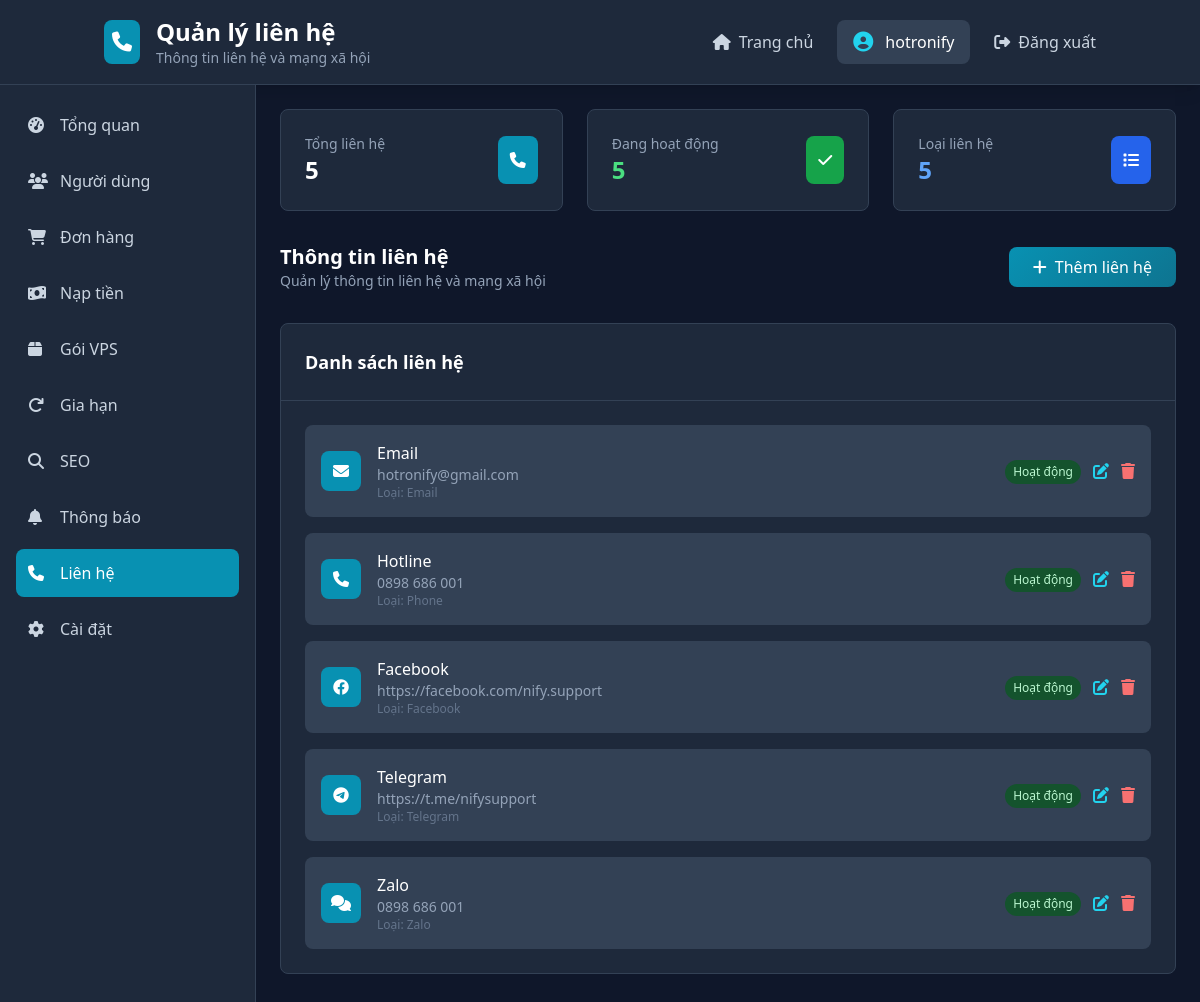
The app's page /admin/contact.php (signed in) with its own data.
### tables this page shows
CREATE TABLE `contact_settings` (
  `id` int(11) NOT NULL,
  `contact_type` varchar(50) NOT NULL,
  `contact_value` varchar(255) NOT NULL,
  `display_name` varchar(100) DEFAULT NULL,
  `icon` varchar(50) DEFAULT NULL,
  `is_active` tinyint(1) DEFAULT 1,
  `sort_order` int(11) DEFAULT 0,
  `created_at` timestamp NULL DEFAULT current_timestamp(),
  `updated_at` timestamp NULL DEFAULT current_timestamp() ON UPDATE current_timestamp()
);

### database.php (called while the page is built, shortened)
<?php
$servername = "139.99.44.189";
$username = "arownebv5xy_database";
$password = "arownebv5xy_database";
$dbname = "arownebv5xy_database";
$conn = new mysqli($servername, $username, $password, $dbname);
$conn->set_charset("utf8mb4");
function executeQuery($sql, $params = []) {
    global $conn;
    $stmt = $conn->prepare($sql);
    $stmt->execute();
    return $stmt;
}
function fetchAll($sql, $params = []) {
    $stmt = executeQuery($sql, $params);
    $result = $stmt->get_result();
    return $result->fetch_all(MYSQLI_ASSOC);
}
?>

### admin/contact.php (the view, shortened to what this page needs)
<?php
require_once '../database.php';
$contacts = fetchAll("SELECT * FROM contact_settings ORDER BY sort_order ASC, id ASC");
?>
<!DOCTYPE html>
<html lang="vi">
<head>
    <script src="https://cdn.tailwindcss.com"></script>
    <link rel="stylesheet" href="https://cdnjs.cloudflare.com/ajax/libs/font-awesome/6.4.0/css/all.min.css">
</head>
<body class="dark-theme min-h-screen">
    <header class="bg-slate-800 border-b border-slate-700 shadow-lg">
        <div class="container mx-auto px-4 py-4">
            <div class="flex justify-between items-center">
                <div class="flex items-center space-x-4">
                    <div class="bg-cyan-600 p-2 rounded-lg">
                        <i class="fas fa-phone text-white text-xl"></i>
                    </div>
                    <div>
                        <h1 class="text-2xl font-bold text-white">Quản lý liên hệ</h1>
                        <p class="text-slate-400 text-sm">Thông tin liên hệ và mạng xã hội</p>
                    </div>
                </div>
                <div class="flex items-center space-x-6">
                    <a href="../index.php" class="text-slate-300 hover:text-cyan-400 transition flex items-center space-x-2">
                        <i class="fas fa-home"></i>
                        <span>Trang chủ</span>
                    </a>
                    <div class="flex items-center space-x-3 bg-slate-700 px-4 py-2 rounded-lg">
                        <i class="fas fa-user-circle text-cyan-400 text-xl"></i>
                        <span class="text-white font-medium"><?= htmlspecialchars($_SESSION['username']) ?></span>
                    </div>
                    <a href="../logout.php" class="text-slate-300 hover:text-red-400 transition flex items-center space-x-2">
                        <i class="fas fa-sign-out-alt"></i>
                        <span>Đăng xuất</span>
                    </a>
                </div>
            </div>
        </div>
    </header>
    <div class="flex">
        <aside class="w-64 sidebar-dark min-h-screen">
            <nav class="p-4">
                <ul class="space-y-2">
                    <li>
                        <a href="index.php" class="flex items-center space-x-3 text-slate-300 hover:bg-slate-700 hover:text-cyan-400 p-3 rounded-lg transition">
                            <i class="fas fa-tachometer-alt w-5"></i>
                            <span>Tổng quan</span>
                        </a>
                    </li>
                    <li>
                        <a href="users.php" class="flex items-center space-x-3 text-slate-300 hover:bg-slate-700 hover:text-cyan-400 p-3 rounded-lg transition">
                            <i class="fas fa-users w-5"></i>
                            <span>Người dùng</span>
                        </a>
                    </li>
                    <li>
                        <a href="orders.php" class="flex items-center space-x-3 text-slate-300 hover:bg-slate-700 hover:text-cyan-400 p-3 rounded-lg transition">
                            <i class="fas fa-shopping-cart w-5"></i>
                            <span>Đơn hàng</span>
                        </a>
                    </li>
                    <li>
                        <a href="deposits.php" class="flex items-center space-x-3 text-slate-300 hover:bg-slate-700 hover:text-cyan-400 p-3 rounded-lg transition">
                            <i class="fas fa-money-bill-wave w-5"></i>
                            <span>Nạp tiền</span>
                        </a>
                    </li>
                    <li>
                        <a href="packages.php" class="flex items-center space-x-3 text-slate-300 hover:bg-slate-700 hover:text-cyan-400 p-3 rounded-lg transition">
                            <i class="fas fa-box w-5"></i>
                            <span>Gói VPS</span>
                        </a>
                    </li>
                    <li>
                        <a href="renewals.php" class="flex items-center space-x-3 text-slate-300 hover:bg-slate-700 hover:text-cyan-400 p-3 rounded-lg transition">
                            <i class="fas fa-redo w-5"></i>
                            <span>Gia hạn</span>
                        </a>
                    </li>
                    <li>
                        <a href="seo.php" class="flex items-center space-x-3 text-slate-300 hover:bg-slate-700 hover:text-cyan-400 p-3 rounded-lg transition">
                            <i class="fas fa-search w-5"></i>
                            <span>SEO</span>
                        </a>
                    </li>
                    <li>
                        <a href="notifications.php" class="flex items-center space-x-3 text-slate-300 hover:bg-slate-700 hover:text-cyan-400 p-3 rounded-lg transition">
                            <i class="fas fa-bell w-5"></i>
                            <span>Thông báo</span>
                        </a>
                    </li>
                    <li>
                        <a href="contact.php" class="flex items-center space-x-3 bg-cyan-600 text-white p-3 rounded-lg">
                            <i class="fas fa-phone w-5"></i>
                            <span>Liên hệ</span>
                        </a>
                    </li>
                    <li>
                        <a href="settings.php" class="flex items-center space-x-3 text-slate-300 hover:bg-slate-700 hover:text-cyan-400 p-3 rounded-lg transition">
                            <i class="fas fa-cog w-5"></i>
                            <span>Cài đặt</span>
                        </a>
                    </li>
                </ul>
            </nav>
        </aside>
        <main class="flex-1 p-6">
            <div class="grid grid-cols-1 md:grid-cols-3 gap-6 mb-8">
                <div class="card-dark rounded-lg p-6">
                    <div class="flex items-center justify-between">
                        <div>
                            <p class="text-slate-400 text-sm">Tổng liên hệ</p>
                            <p class="text-2xl font-bold text-white"><?= number_format(count($contacts)) ?></p>
                        </div>
                        <div class="bg-cyan-600 p-3 rounded-lg">
                            <i class="fas fa-phone text-white"></i>
                        </div>
                    </div>
                </div>
                <?php
                $activeCount = count(array_filter($contacts, fn($c) => $c['is_active']));
                ?>
                <div class="card-dark rounded-lg p-6">
                    <div class="flex items-center justify-between">
                        <div>
                            <p class="text-slate-400 text-sm">Đang hoạt động</p>
                            <p class="text-2xl font-bold text-green-400"><?= number_format($activeCount) ?></p>
                        </div>
                        <div class="bg-green-600 p-3 rounded-lg">
                            <i class="fas fa-check text-white"></i>
                        </div>
                    </div>
                </div>
                <div class="card-dark rounded-lg p-6">
                    <div class="flex items-center justify-between">
                        <div>
                            <p class="text-slate-400 text-sm">Loại liên hệ</p>
                            <p class="text-2xl font-bold text-blue-400"><?= number_format(count(array_unique(array_column($contacts, 'contact_type')))) ?></p>
                        </div>
                        <div class="bg-blue-600 p-3 rounded-lg">
                            <i class="fas fa-list text-white"></i>
                        </div>
                    </div>
                </div>
            </div>
            <div class="mb-8 flex justify-between items-center">
                <div>
                    <h2 class="text-xl font-semibold text-white">Thông tin liên hệ</h2>
                    <p class="text-slate-400 text-sm">Quản lý thông tin liên hệ và mạng xã hội</p>
                </div>
                <button onclick="showAddModal()"
                        class="btn-primary text-white py-2 px-6 rounded-lg font-medium transition flex items-center space-x-2">
                    <i class="fas fa-plus"></i>
                    <span>Thêm liên hệ</span>
                </button>
            </div>
            <div class="card-dark rounded-lg overflow-hidden">
                <div class="p-6 border-b border-slate-700">
                    <h3 class="text-lg font-semibold text-white">Danh sách liên hệ</h3>
                </div>
                <div class="p-6 space-y-4">
                    <?php if (empty($contacts)): ?>
                        <div class="text-center py-8 text-slate-400">
                            <i class="fas fa-phone text-4xl mb-3"></i>
                            <p>Chưa có thông tin liên hệ nào</p>
                        </div>
                    <?php else: ?>
                        <?php foreach ($contacts as $contact): ?>
                            <div class="bg-slate-700 rounded-lg p-4 flex items-center justify-between">
                                <div class="flex items-center space-x-4">
                                    <div class="w-10 h-10 bg-cyan-600 rounded-lg flex items-center justify-center">
                                        <i class="<?= $contact['icon'] ?> text-white"></i>
                                    </div>
                                    <div>
                                        <div class="font-medium text-white"><?= htmlspecialchars($contact['display_name']) ?></div>
                                        <div class="text-sm text-slate-400"><?= htmlspecialchars($contact['contact_value']) ?></div>
                                        <div class="text-xs text-slate-500">Loại: <?= ucfirst($contact['contact_type']) ?></div>
                                    </div>
                                </div>
                                <div class="flex items-center space-x-3">
                                    <form method="POST" class="inline">
                                        <button type="submit" class="inline-flex items-center">
                                            <span class="px-2 py-1 text-xs font-medium rounded-full
                                                <?= $contact['is_active'] ? 'bg-green-900 text-green-200' : 'bg-red-900 text-red-200' ?>">
                                                <?= $contact['is_active'] ? 'Hoạt động' : 'Đã khóa' ?>
                                            </span>
                                        </button>
                                    </form>
                                    <button onclick="editContact(<?= htmlspecialchars(json_encode($contact)) ?>)"
                                            class="text-cyan-400 hover:text-cyan-300 transition">
                                        <i class="fas fa-edit"></i>
                                    </button>
                                    <form method="POST" class="inline" onsubmit="return confirm('Xóa liên hệ này?')">
                                        <button type="submit" class="text-red-400 hover:text-red-300 transition">
                                            <i class="fas fa-trash"></i>
                                        </button>
                                    </form>
                                </div>
                            </div>
                        <?php endforeach; ?>
                    <?php endif; ?>
                </div>
            </div>
        </main>
    </div>
</body>
</html>
<?php
$content = ob_get_clean();
echo $content;
?>

### admin/contact.php (style rules this page uses)
.dark-theme { background: #0f172a; color: #e2e8f0; }
.sidebar-dark { background: #1e293b; border-right: 1px solid #334155; }
.card-dark { background: #1e293b; border: 1px solid #334155; }
.btn-primary { background: linear-gradient(135deg, #0891b2 0%, #0e7490 100%); }

### records on screen
contact_settings: display_name "Email", contact_value "hotronify@gmail.com", contact_type "Email", is_active "Hoạt động"
contact_settings: display_name "Hotline", contact_value "0898 686 001", contact_type "Phone", is_active "Hoạt động"
contact_settings: display_name "Facebook", contact_value "https://facebook.com/nify.support", contact_type "Facebook", is_active "Hoạt động"
contact_settings: display_name "Telegram", contact_value "https://t.me/nifysupport", contact_type "Telegram", is_active "Hoạt động"
contact_settings: display_name "Zalo", contact_value "0898 686 001", contact_type "Zalo", is_active "Hoạt động"

### other values on screen
$_SESSION['username'] "hotronify"
count($contacts) "5"
$activeCount "5"
count(array_unique(array_column($contacts, 'contact_type'))) "5"
